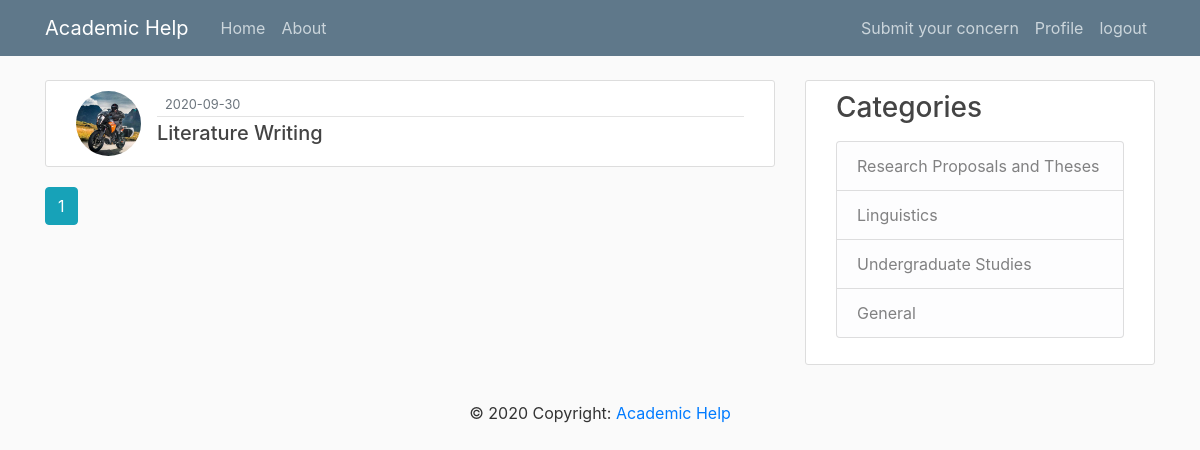
The page /cat/3 (signed in) on the database as committed earlier.
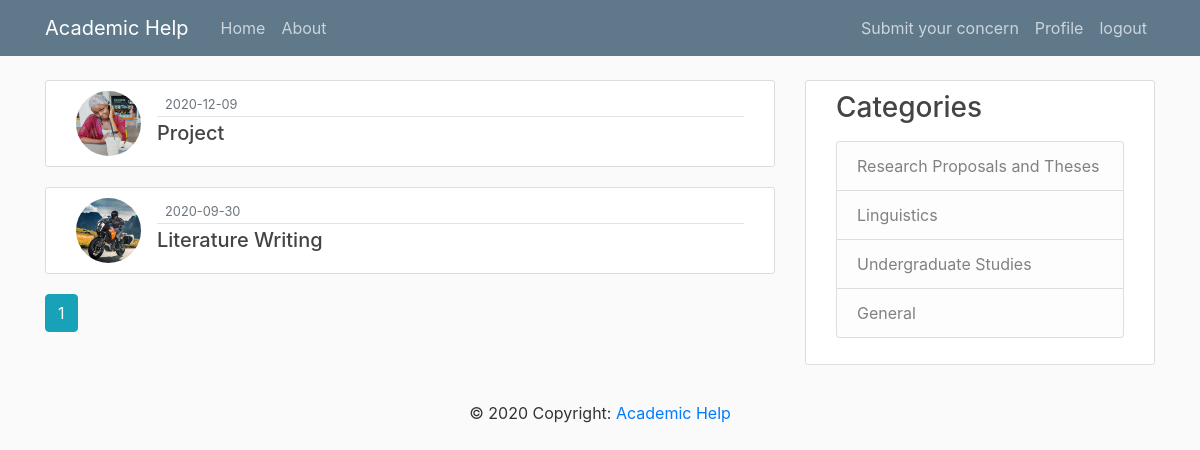
The same page on the database as committed later.
### app/models.py (models this page shows, shortened)
class Post(db.Model):
    id = db.Column(db.Integer, primary_key=True)
    title = db.Column(db.String(100), nullable=False)
    date_posted = db.Column(db.DateTime, nullable=False,
                            default=datetime.utcnow)
    content = db.Column(db.Text, nullable=False)
    category = db.Column(db.Text)
    user_id = db.Column(db.Integer, db.ForeignKey('user.id'), nullable=False)

class User(db.Model, UserMixin):
    id = db.Column(db.Integer, primary_key=True)
    username = db.Column(db.String(20), unique=True, nullable=False)
    email = db.Column(db.String(120), unique=True, nullable=False)
    image_file = db.Column(db.String(20), nullable=False,
                           default='default-pic.jpg')
    password = db.Column(db.String(60), nullable=False)
    posts = db.relationship('Post', backref='author', lazy=True)

### app/posts/routes.py (the view)
@posts.route("/cat/<int:category>")
def category_posts(category):
    page = request.args.get('page', 1, type=int)
    cat = Post.query.filter_by(category=category).first_or_404()
    posts = Post.query.filter_by(category=category)\
        .order_by(Post.date_posted.desc())\
        .paginate(page=page, per_page=5)
    return render_template('category_posts.html', category=cat, posts=posts)

### app/models.py (called while the page is built)
@login_manager.user_loader
def load_user(user_id):
    return User.query.get(int(user_id))

### app/templates/category_posts.html (shortened to what this page needs)
{% extends "layout.html" %}
{% block content %}
    {% for post in posts.items %}
        <article class="media content-section">
          <img class="rounded-circle article-img" src="{{ url_for('static', filename='profile_pics/' + post.author.image_file) }}">
          <div class="media-body">
            <div class="article-metadata">
              <small class="text-muted">{{ post.date_posted.strftime('%Y-%m-%d') }}</small>
            </div>
            <h5><a class="article-title" href="{{ url_for('posts.post', post_id=post.id) }}">{{ post.title }}</a></h5>
          </div>
        </article>
    {% endfor %}
    {% for page_num in posts.iter_pages(left_edge=1, right_edge=1, left_current=1, right_current=2) %}
      {% if page_num %}
        {% if posts.page == page_num %}
          <a class="btn btn-info mb-4" href="{{ url_for('posts.category_posts', category=category.category, page=page_num) }}">{{ page_num }}</a>
        {% else %}
          <a class="btn btn-outline-info mb-4" href="{{ url_for('posts.category_posts', category=category.category, page=page_num) }}">{{ page_num }}</a>
        {% endif %}
      {% else %}
        ...
      {% endif %}
    {% endfor %}
{% endblock content %}

Rows that differ between the two databases and show on the page:
added Post: image_file (picture), date_posted "2020-12-09", title "Project"
